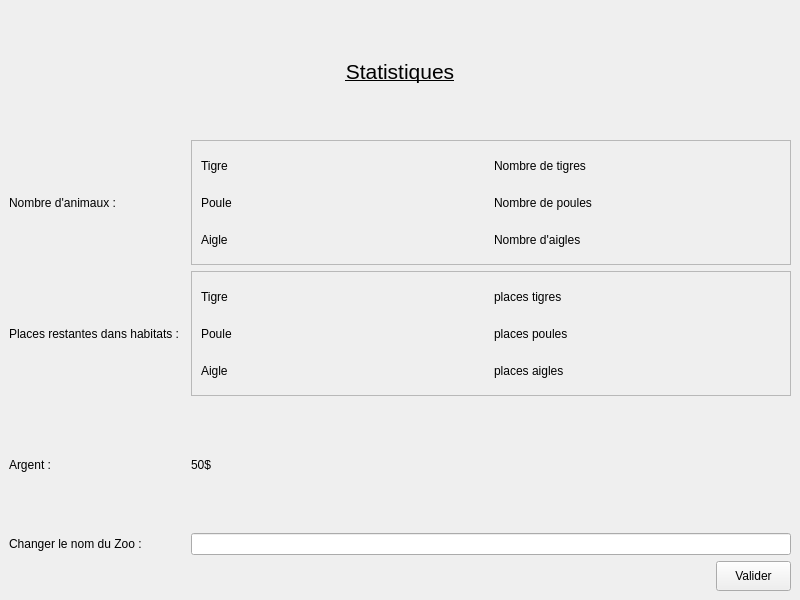
<?xml version="1.0" encoding="UTF-8"?>
<ui version="4.0">
 <class>statsPage</class>
 <widget class="QMainWindow" name="statsPage">
  <property name="geometry">
   <rect>
    <x>0</x>
    <y>0</y>
    <width>800</width>
    <height>600</height>
   </rect>
  </property>
  <property name="windowTitle">
   <string>Statistiques</string>
  </property>
  <widget class="QWidget" name="centralwidget">
   <layout class="QGridLayout" name="gridLayout">
    <item row="5" column="1">
     <widget class="QLabel" name="label_12">
      <property name="text">
       <string>Changer le nom du Zoo :</string>
      </property>
     </widget>
    </item>
    <item row="2" column="3">
     <widget class="QFrame" name="frame_2">
      <property name="frameShape">
       <enum>QFrame::StyledPanel</enum>
      </property>
      <property name="frameShadow">
       <enum>QFrame::Raised</enum>
      </property>
      <layout class="QGridLayout" name="gridLayout_3">
       <item row="0" column="0">
        <widget class="QLabel" name="label_9">
         <property name="text">
          <string>Tigre</string>
         </property>
        </widget>
       </item>
       <item row="1" column="0">
        <widget class="QLabel" name="label_11">
         <property name="text">
          <string>Poule</string>
         </property>
        </widget>
       </item>
       <item row="2" column="0">
        <widget class="QLabel" name="label_10">
         <property name="text">
          <string>Aigle</string>
         </property>
        </widget>
       </item>
       <item row="0" column="1">
        <widget class="QLabel" name="label_16">
         <property name="text">
          <string>places tigres</string>
         </property>
        </widget>
       </item>
       <item row="1" column="1">
        <widget class="QLabel" name="label_17">
         <property name="text">
          <string>places poules</string>
         </property>
        </widget>
       </item>
       <item row="2" column="1">
        <widget class="QLabel" name="label_18">
         <property name="text">
          <string>places aigles</string>
         </property>
        </widget>
       </item>
      </layout>
     </widget>
    </item>
    <item row="3" column="1">
     <widget class="QLabel" name="label_3">
      <property name="text">
       <string>Argent :</string>
      </property>
     </widget>
    </item>
    <item row="5" column="3">
     <widget class="QLineEdit" name="input_changeZooName">
      <property name="maxLength">
       <number>35</number>
      </property>
     </widget>
    </item>
    <item row="1" column="3">
     <widget class="QFrame" name="frame">
      <property name="frameShape">
       <enum>QFrame::StyledPanel</enum>
      </property>
      <property name="frameShadow">
       <enum>QFrame::Raised</enum>
      </property>
      <layout class="QGridLayout" name="gridLayout_2">
       <item row="0" column="0">
        <widget class="QLabel" name="label_5">
         <property name="text">
          <string>Tigre</string>
         </property>
        </widget>
       </item>
       <item row="2" column="0">
        <widget class="QLabel" name="label_7">
         <property name="text">
          <string>Aigle</string>
         </property>
        </widget>
       </item>
       <item row="1" column="0">
        <widget class="QLabel" name="label_6">
         <property name="text">
          <string>Poule</string>
         </property>
        </widget>
       </item>
       <item row="0" column="1">
        <widget class="QLabel" name="label_13">
         <property name="text">
          <string>Nombre de tigres</string>
         </property>
        </widget>
       </item>
       <item row="1" column="1">
        <widget class="QLabel" name="label_14">
         <property name="text">
          <string>Nombre de poules</string>
         </property>
        </widget>
       </item>
       <item row="2" column="1">
        <widget class="QLabel" name="label_15">
         <property name="text">
          <string>Nombre d'aigles</string>
         </property>
        </widget>
       </item>
      </layout>
     </widget>
    </item>
    <item row="3" column="3">
     <widget class="QLabel" name="label_4">
      <property name="text">
       <string>50$</string>
      </property>
     </widget>
    </item>
    <item row="0" column="1" colspan="3">
     <widget class="QLabel" name="label">
      <property name="font">
       <font>
        <pointsize>16</pointsize>
        <underline>true</underline>
       </font>
      </property>
      <property name="text">
       <string>Statistiques</string>
      </property>
      <property name="alignment">
       <set>Qt::AlignCenter</set>
      </property>
     </widget>
    </item>
    <item row="2" column="1">
     <widget class="QLabel" name="label_8">
      <property name="text">
       <string>Places restantes dans habitats :</string>
      </property>
     </widget>
    </item>
    <item row="1" column="1">
     <widget class="QLabel" name="label_2">
      <property name="text">
       <string>Nombre d'animaux : </string>
      </property>
     </widget>
    </item>
    <item row="6" column="3">
     <widget class="QPushButton" name="btn_validateZooName">
      <property name="minimumSize">
       <size>
        <width>50</width>
        <height>30</height>
       </size>
      </property>
      <property name="maximumSize">
       <size>
        <width>75</width>
        <height>30</height>
       </size>
      </property>
      <property name="layoutDirection">
       <enum>Qt::RightToLeft</enum>
      </property>
      <property name="text">
       <string>Valider</string>
      </property>
      <property name="iconSize">
       <size>
        <width>16</width>
        <height>16</height>
       </size>
      </property>
     </widget>
    </item>
   </layout>
  </widget>
  <widget class="QMenuBar" name="menubar">
   <property name="geometry">
    <rect>
     <x>0</x>
     <y>0</y>
     <width>800</width>
     <height>20</height>
    </rect>
   </property>
  </widget>
 </widget>
 <resources/>
 <connections/>
</ui>
